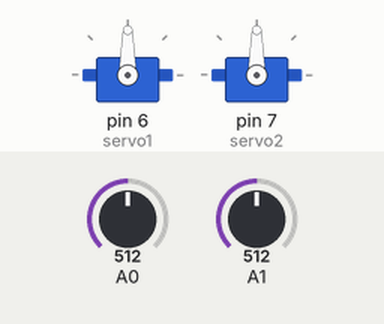
Recording of a sketch running on a simulated Arduino Uno, built with avr-gcc and run on an emulated ATmega328P. Shown: 2 × servo. The test bench sets the inputs (shaded band); at power-on: A0 = 512, A1 = 512.

Above: at 1.2 s.
1.3 s: A0 set to 716
At 2.5 s:
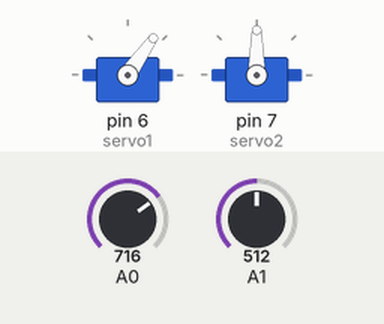
2.8 s: A1 set to 716
At 3.9 s:
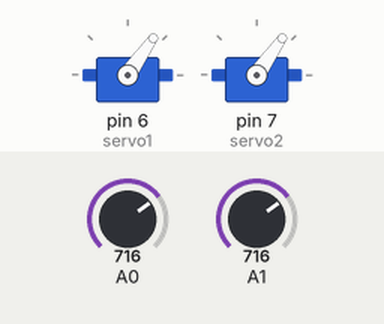
4.3 s: A0 set to 900
At 5.0 s:
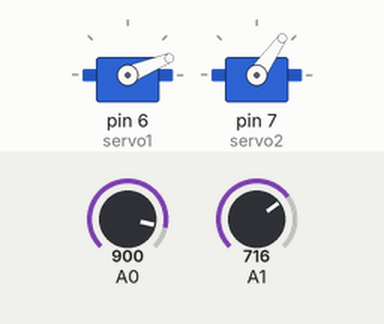
5.8 s: A1 set to 900
At 6.1 s:
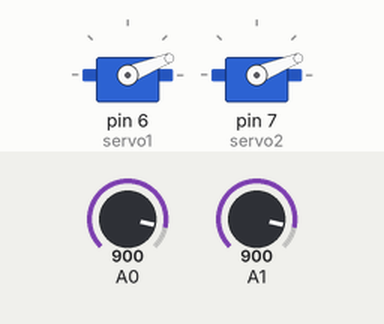
7.3 s: A0 set to 1023
At 8.5 s:
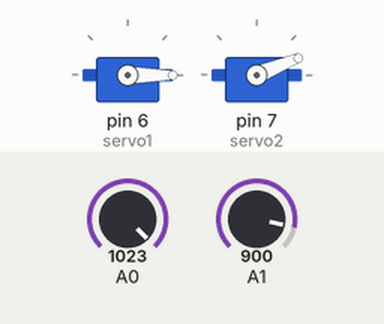
8.8 s: A1 set to 1023
At 9.6 s:
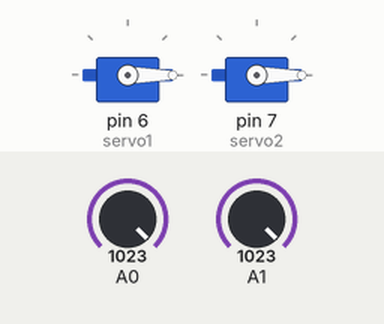
Timing chart, 0 to 11.3 s (numbered marks = the images above; inputs shaded):
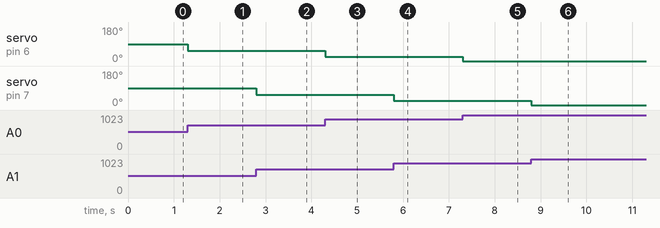

The sketch:

robotarm2.ino
```cpp
//@author: Tomas de Camino Beck
// www.funcostarica.org

#include <Servo.h>

Servo servo1, servo2;

void setup() {
  // put your setup code here, to run once:
  pinMode(A0, INPUT);
  pinMode(A1, INPUT);

  servo1.attach(6);
  servo2.attach(7);
}

void loop() {
  // put your main code here, to run repeatedly:
  int val1 = analogRead(A0);
  int angulo1 = map(val1, 0, 1023, 180, 0);
  servo1.write(angulo1);

  int val2 = analogRead(A1);
  int angulo2 = map(val2, 0, 1023, 180, 0);
  servo2.write(angulo2);


}
```

Measured:
- after the input at 1.3 s, servo on pin 6 (servo1): 90° → 55° at once
- after the input at 2.8 s, servo on pin 7 (servo2): 90° → 55° at once
- after the input at 4.3 s, servo on pin 6 (servo1): 55° → 22° at once
- after the input at 5.8 s, servo on pin 7 (servo2): 55° → 22° at once
- after the input at 7.3 s, servo on pin 6 (servo1): 22° → 0° at once
- after the input at 8.8 s, servo on pin 7 (servo2): 22° → 0° at once
